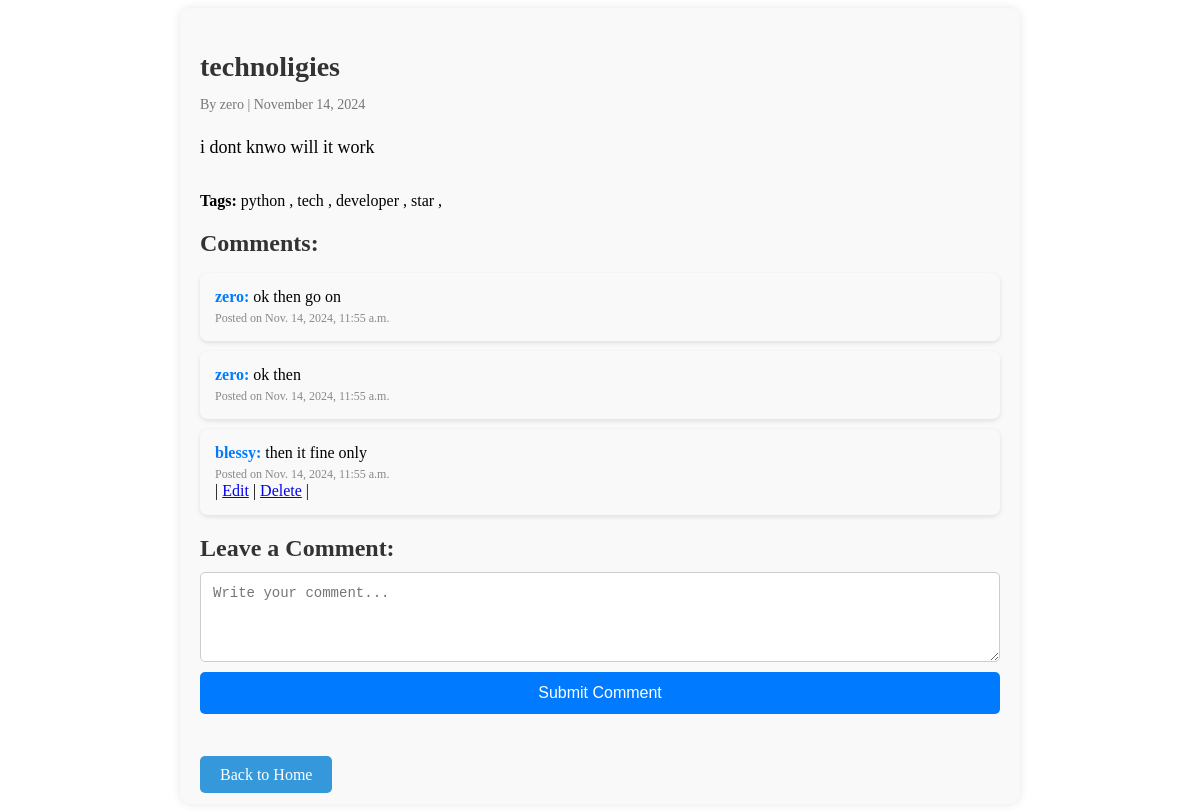
The page /blog_details/36/ (signed in) on the database its author committed.
### Blog/models.py (models this page shows, shortened)
class Blog_Post(models.Model):
    title=models.CharField(max_length=100)
    content=models.TextField()
    author=models.ForeignKey(User, on_delete=models.CASCADE)
    created_at = models.DateTimeField(auto_now_add=True)
    updated_at = models.DateTimeField(auto_now=True)
    tags=models.ManyToManyField(Tag, related_name='blogs', blank=True)
    is_approved = models.BooleanField(default=False)

class Tag(models.Model):
    name = models.CharField(max_length=50, unique=True)

class Comments(models.Model):
    blog=models.ForeignKey(Blog_Post,related_name='comments',on_delete=models.CASCADE)
    author=models.ForeignKey(User, on_delete=models.CASCADE)
    content=models.TextField()
    created_at=models.DateTimeField(auto_now_add=True)
    class Meta:
        ordering = ['created_at']

### Blog/views.py (the view)
# urls.py: path('blog_details/<int:id>/',views.blog_details,name='blog_details' ),
@login_required(login_url='login')
def blog_details(request,id):
    blog=get_object_or_404(Blog_Post,id=id)
    comments = Comments.objects.filter(blog=blog)
    if request.method=='POST':
        content = request.POST.get('content')
        if content:
            comment = Comments(blog=blog, author=request.user, content=content)
            comment.save()
            return redirect('blog_details', id=blog.id)
    context = {'blogs': blog,'comments': comments}
    return render(request, 'blog/blog_details.html', context)

### Blog/templates/blog/blog_details.html (shortened to what this page needs)
{%block content%}
<div class="blog-details">
    <h2>{{ blogs.title }}</h2>
    <p class="author">By {{ blogs.author }} | {{ blogs.created_at|date:"F d, Y" }}</p>
    <div class="content">
        <p>{{ blogs.content }}</p>
    </div>
    <div class="tags">
        <strong>Tags:</strong>
        {% if blogs.tags.all %}
            {% for tag in blogs.tags.all %}
                <span class="tag">{{ tag.name }} ,</span>
            {% endfor %}
        {% else %}
            <span class="no-tags">No tags available</span>
        {% endif %}
    </div>
    <h3>Comments:</h3>
    <ul>
        {% for comment in blogs.comments.all %}
            <li>
                <strong>{{ comment.author.username }}:</strong> {{ comment.content }} <br>
                <small>Posted on {{ comment.created_at }}</small>
                {% if comment.author == user %}
                | <a href="{% url 'edit_comment' comment.id %}">Edit</a>
                | <a href="{% url 'delete_comment' comment.id %}" onclick="return confirm('Are you sure you want to delete this comment?');">Delete</a> |
            {% endif %}
            </li>
        {% endfor %}
    </ul>
    <h3>Leave a Comment:</h3>
    <form method="post">
        <textarea name="content" rows="4" placeholder="Write your comment..."></textarea><br>
        <button type="submit">Submit Comment</button>
    </form>
    <br><br>
    <div class="back-button">
        <a href="{% url 'home' %}">Back to Home</a>
    </div>
</div>
{%endblock%}

### Blog/templates/blog/blog_details.html (style rules this page uses)
.blog-details { max-width: 800px; margin: 0 auto; padding: 20px; background-color: #f9f9f9; border-radius: 10px; box-shadow: 0 0 10px rgba(0, 0, 0, 0.1); }
.blog-details h2 { color: #333; font-size: 28px; margin-bottom: 10px; }
.author { color: #777; font-size: 14px; margin-bottom: 20px; }
.content { font-size: 18px; line-height: 1.6; margin-bottom: 30px; }
.back-button a { text-decoration: none; color: white; background-color: #3498db; padding: 10px 20px; border-radius: 5px; }
h3 { font-size: 24px; color: #333; margin-top: 20px; margin-bottom: 10px; }
ul { list-style: none; padding: 0; }
ul li { background-color: #f9f9f9; padding: 15px; margin-bottom: 10px; border-radius: 8px; box-shadow: 0 2px 5px rgba(0, 0, 0, 0.1); }
ul li strong { font-size: 16px; color: #007bff; }
ul li small { display: block; font-size: 12px; color: #888; margin-top: 5px; }
textarea { width: 100%; padding: 12px; border: 1px solid #ccc; border-radius: 5px; font-size: 14px; color: #333; resize: vertical; }
button { width: 100%; padding: 12px; background-color: #007bff; color: white; border: none; border-radius: 5px; font-size: 16px; cursor: pointer; margin-top: 10px; transition: background-color 0.3s; }
li { margin-bottom: 20px; }

### rows shown on the page
Blog_Post: title "technoligies", author "zero", created_at "November 14, 2024", content "i dont knwo will it work"
Tag: name "python"
Tag: name "tech"
Tag: name "developer"
Tag: name "star"
Comments: author.username "zero", content "ok then go on", created_at "Nov. 14, 2024, 11:55 a.m."
Comments: author.username "zero", content "ok then", created_at "Nov. 14, 2024, 11:55 a.m."
Comments: author.username "blessy", content "then it fine only", created_at "Nov. 14, 2024, 11:55 a.m.", shows "Edit"
